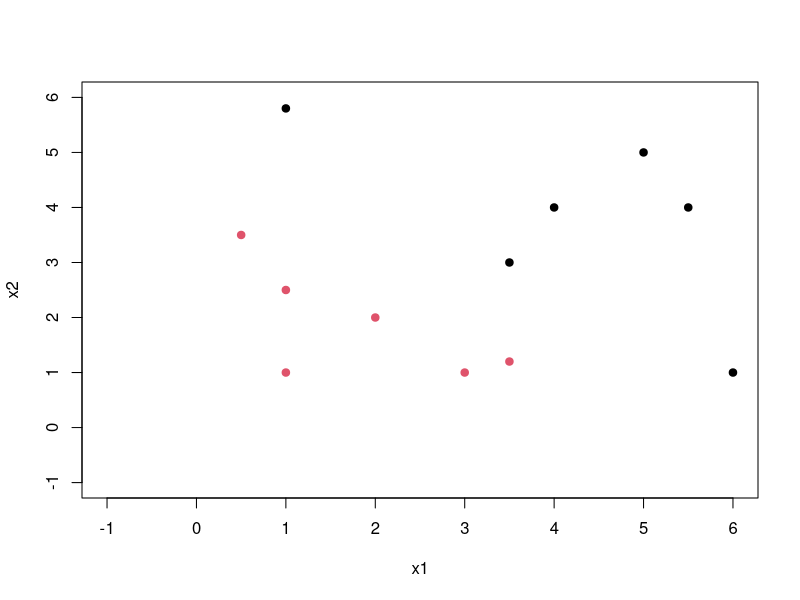

R code for this plot: (Note: this script raises an error after producing the figure.)

rm(list=ls(all=TRUE))

#x1s <-c(.5,1,1,2,3,3,5, 1,3,5,4,5,5.5,6)
#x2s <-c(3.5,1.2,2.5,1,1.2, 5.8,3,4,5,4,1)

x1s <- c(.5,1,1,2,3,3.5,1,3.5,4,5,5.5,6)
x2s <- c(3.5,1,2.5,2,1,1.2,5.8,3,4,5,4,1)

ys <- c(rep(+1,6), rep(-1,6))

my.data <- data.frame(x1 = x1s, x2 = x2s, type = as.factor(ys))
my.data


# install.packages("e1071")
library('e1071')

#use one of the following tow options
svm.model <- svm(type~ ., data = my.data, type='C-classification', kernel='linear', scale = FALSE,cost = 1) 
svm.model

svm.model <- svm(type ~ ., data = my.data, type='C-classification', kernel='linear', scale = FALSE, cost=0.5)
svm.model

# svm.model$index is the indices of support vector
plot(my.data[,-3], col=(ys+3)/2, pch=19, xlim = c(-1,6),ylim = c(-1,6))
points(my.data[svm.model$index.c(1,2)],col="blue",cex=2)

x1min = min(x1s); x1max = max(x1s)
x2min = min(x2s); x2max = max(x2s)

coef1 = sum(svm.model$coef*x1s[svm.model$index]);
coef2 = sum(svm.model$coef*x2s[svm.model$index]);
lines(c(x1min,x1max), (svm.model$rho-coef1*c(x1min, x1max))/coef2)
lines(c(x1min,x1max), (svm.model$rho+1-coef1*c(x1min, x1max))/coef2,lty=2)
lines(c(x1min,x1max), (svm.model$rho-1-coef1*c(x1min, x1max))/coef2,lty=2)










